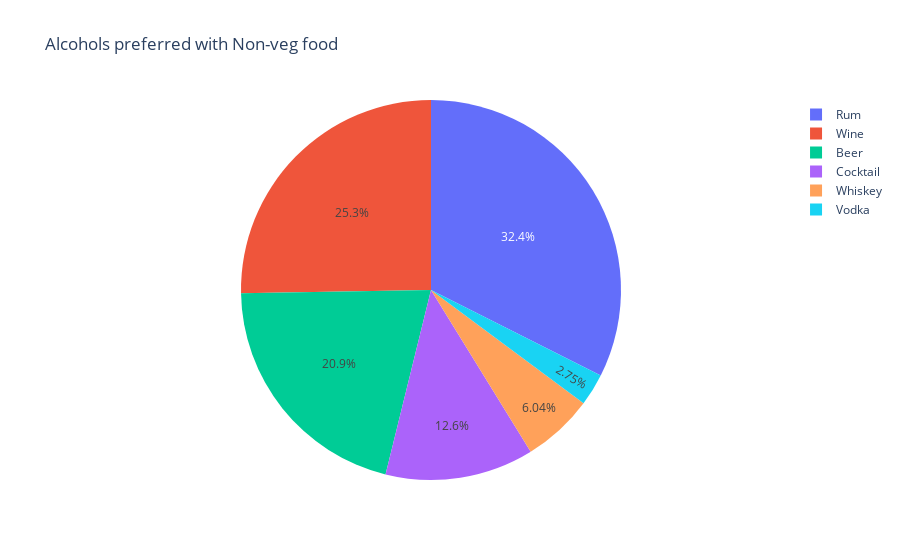

The cell this chart's notebook holds for it:
### Markdown cell above
From above figure we can say that :
<ul>
    <li>Most of the Ratings around 4 are given to Vegetarian food</li>
</ul>

### Code cell
labels = ["Beer", "Wine", "Vodka", "Whiskey", "Rum", "Cocktail"]
ratios = [
    len(reduced_data[reduced_data["food_type"] == "Non-veg"][reduced_data["beer"] == 1]) / len(reduced_data[reduced_data["food_type"] == "Non-veg"]) * 100,
    len(reduced_data[reduced_data["food_type"] == "Non-veg"][reduced_data["wine"] == 1]) / len(reduced_data[reduced_data["food_type"] == "Non-veg"]) * 100,
    len(reduced_data[reduced_data["food_type"] == "Non-veg"][reduced_data["vodka"] == 1]) / len(reduced_data[reduced_data["food_type"] == "Non-veg"]) * 100,
    len(reduced_data[reduced_data["food_type"] == "Non-veg"][reduced_data["whiskey"] == 1]) / len(reduced_data[reduced_data["food_type"] == "Non-veg"]) * 100,
    len(reduced_data[reduced_data["food_type"] == "Non-veg"][reduced_data["rum"] == 1]) / len(reduced_data[reduced_data["food_type"] == "Non-veg"]) * 100,
    len(reduced_data[reduced_data["food_type"] == "Non-veg"][reduced_data["cocktail"] == 1]) / len(reduced_data[reduced_data["food_type"] == "Non-veg"]) * 100
]
fig = px.pie(values = ratios, names = labels, title = "Alcohols preferred with Non-veg food")
fig.show()

### Figure 1 — Plotly figure (JSON) as saved in the notebook; plotly's stock layout.template omitted (floating-point values rounded to 4 significant figures)
{"data": [{"domain": {"x": [0, 1], "y": [0, 1]}, "hovertemplate": "label=%{label}<br>value=%{value}<extra></extra>", "labels": ["Beer", "Wine", "Vodka", "Whiskey", "Rum", "Cocktail"], "legendgroup": "", "name": "", "showlegend": true, "type": "pie", "values": [0.7568, 0.9162, 0.09958, 0.2191, 1.175, 0.4581]}], "layout": {"legend": {"tracegroupgap": 0}, "title": {"text": "Alcohols preferred with Non-veg food"}}}
